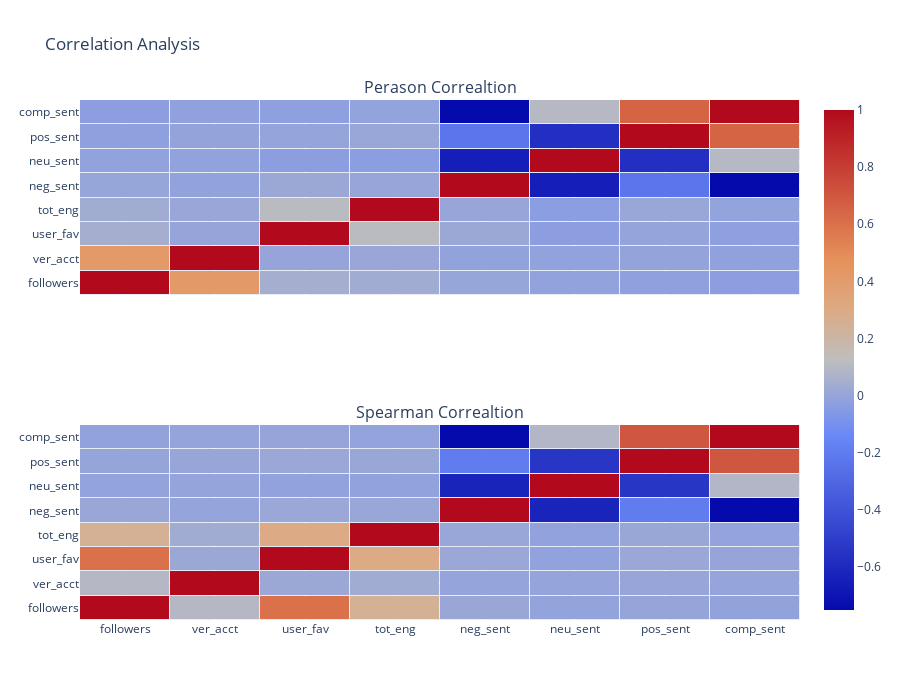

Notebook cell for this chart:
### Code cell
# Correlation Analysis 
fig = make_subplots(rows=2, cols=1,shared_xaxes=True,subplot_titles=('Perason Correaltion',  'Spearman Correaltion'))
colorscale=     [[1.0              , "rgb(165,0,38)"],
                [0.8888888888888888, "rgb(215,48,39)"],
                [0.7777777777777778, "rgb(244,109,67)"],
                [0.6666666666666666, "rgb(253,174,97)"],
                [0.5555555555555556, "rgb(254,224,144)"],
                [0.4444444444444444, "rgb(224,243,248)"],
                [0.3333333333333333, "rgb(171,217,233)"],
                [0.2222222222222222, "rgb(116,173,209)"],
                [0.1111111111111111, "rgb(69,117,180)"],
                [0.0               , "rgb(49,54,149)"]]

dtcp = dtc.corr(method = 'pearson')
dtcp_idx = dtcp.index
dtcp_col = dtcp.columns
dtcp_val = dtcp.values
fig.add_trace(
    go.Heatmap(x=dtcp_col,y=dtcp_idx,z=dtcp_val,name='pearson',showscale=False,xgap=1,ygap=1,colorscale=colorscale),
    row=1, col=1
)


dtcs = dtc.corr(method = 'spearman')
dtcs_idx = dtcs.index
dtcs_col = dtcs.columns
dtcs_val = dtcs.values
fig.add_trace(
    go.Heatmap(x=dtcs_col,y=dtcs_idx,z=dtcs_val,name = 'spearman',xgap=1,ygap=1,colorscale=colorscale),
    row=2, col=1
)

fig.update_layout(height=700, width=900, title_text="Correlation Analysis")
fig.show()

### Figure 1 — Plotly figure (JSON) as saved in the notebook; plotly's stock layout.template omitted (floating-point values rounded to 4 significant figures)
{"data": [{"colorscale": [[1, "rgb(165,0,38)"], [0.8889, "rgb(215,48,39)"], [0.7778, "rgb(244,109,67)"], [0.6667, "rgb(253,174,97)"], [0.5556, "rgb(254,224,144)"], [0.4444, "rgb(224,243,248)"], [0.3333, "rgb(171,217,233)"], [0.2222, "rgb(116,173,209)"], [0.1111, "rgb(69,117,180)"], [0, "rgb(49,54,149)"]], "name": "pearson", "showscale": false, "type": "heatmap", "x": ["followers", "ver_acct", "user_fav", "tot_eng", "neg_sent", "neu_sent", "pos_sent", "comp_sent"], "xaxis": "x", "xgap": 1, "y": ["followers", "ver_acct", "user_fav", "tot_eng", "neg_sent", "neu_sent", "pos_sent", "comp_sent"], "yaxis": "y", "ygap": 1, "z": [[1, 0.4237, 0.05579, 0.04435, 0.01398, -0.001296, -0.01341, -0.02114], [0.4237, 1, 0.008642, 0.01795, -0.0007154, -0.002154, 0.005132, -0.006868], [0.05579, 0.008642, 1, 0.1198, 0.02423, -0.0222, 0.007136, -0.01548], [0.04435, 0.01795, 0.1198, 1, 0.01219, -0.02342, 0.01531, 0.001716], [0.01398, -0.0007154, 0.02423, 0.01219, 1, -0.6381, -0.2175, -0.7322], [-0.001296, -0.002154, -0.0222, -0.02342, -0.6381, 1, -0.5543, 0.1078], [-0.01341, 0.005132, 0.007136, 0.01531, -0.2175, -0.5543, 1, 0.6543], [-0.02114, -0.006868, -0.01548, 0.001716, -0.7322, 0.1078, 0.6543, 1]]}, {"colorscale": [[1, "rgb(165,0,38)"], [0.8889, "rgb(215,48,39)"], [0.7778, "rgb(244,109,67)"], [0.6667, "rgb(253,174,97)"], [0.5556, "rgb(254,224,144)"], [0.4444, "rgb(224,243,248)"], [0.3333, "rgb(171,217,233)"], [0.2222, "rgb(116,173,209)"], [0.1111, "rgb(69,117,180)"], [0, "rgb(49,54,149)"]], "name": "spearman", "type": "heatmap", "x": ["followers", "ver_acct", "user_fav", "tot_eng", "neg_sent", "neu_sent", "pos_sent", "comp_sent"], "xaxis": "x2", "xgap": 1, "y": ["followers", "ver_acct", "user_fav", "tot_eng", "neg_sent", "neu_sent", "pos_sent", "comp_sent"], "yaxis": "y2", "ygap": 1, "z": [[1, 0.09662, 0.5985, 0.2514, 0.0129, -0.008915, -0.00105, -0.01163], [0.09662, 1, 0.01499, 0.03355, -0.00257, -0.002313, 0.001744, -0.005174], [0.5985, 0.01499, 1, 0.2976, 0.01085, -0.01607, 0.01082, -0.001932], [0.2514, 0.03355, 0.2976, 1, 0.004299, -0.01332, 0.008979, -0.007302], [0.0129, -0.00257, 0.01085, 0.004299, 1, -0.627, -0.1997, -0.751], [-0.008915, -0.002313, -0.01607, -0.01332, -0.627, 1, -0.539, 0.08613], [-0.00105, 0.001744, 0.01082, 0.008979, -0.1997, -0.539, 1, 0.7011], [-0.01163, -0.005174, -0.001932, -0.007302, -0.751, 0.08613, 0.7011, 1]]}], "layout": {"annotations": [{"font": {"size": 16}, "showarrow": false, "text": "Perason Correaltion", "x": 0.5, "xanchor": "center", "xref": "paper", "y": 1, "yanchor": "bottom", "yref": "paper"}, {"font": {"size": 16}, "showarrow": false, "text": "Spearman Correaltion", "x": 0.5, "xanchor": "center", "xref": "paper", "y": 0.375, "yanchor": "bottom", "yref": "paper"}], "height": 700, "title": {"text": "Correlation Analysis"}, "width": 900, "xaxis": {"anchor": "y", "domain": [0, 1], "matches": "x2", "showticklabels": false}, "xaxis2": {"anchor": "y2", "domain": [0, 1]}, "yaxis": {"anchor": "x", "domain": [0.625, 1]}, "yaxis2": {"anchor": "x2", "domain": [0, 0.375]}}}
